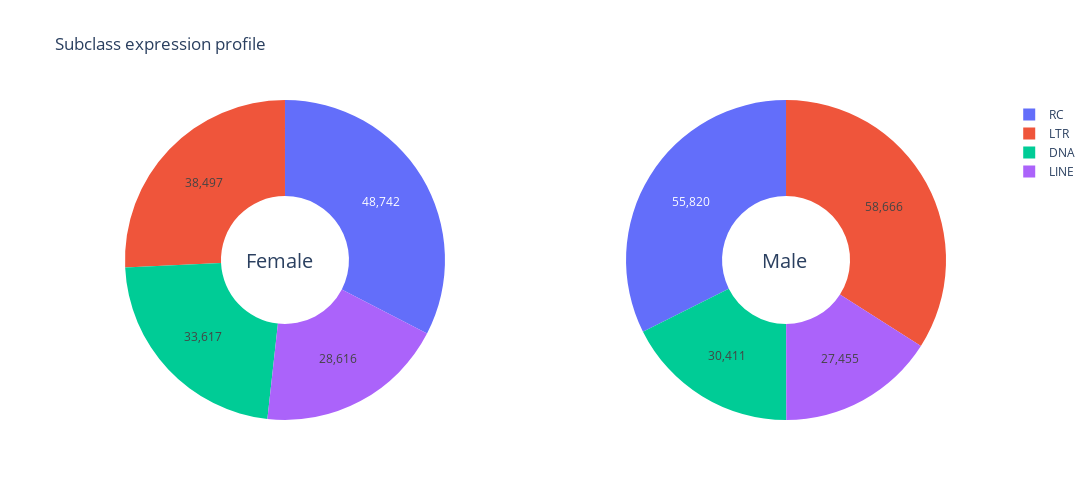

The notebook cell this image was saved under:
### Code cell
plot_TE_expression_profile_by_superfamily(TE_data_table)

### Figure 1 — Plotly figure (JSON) as saved in the notebook; plotly's stock layout.template omitted (floating-point values rounded to 4 significant figures; data arrays with more than 128 entries replaced by an {"elided": "..."} marker saying what was removed)
{"data": [{"domain": {"x": [0, 0.45], "y": [0, 1]}, "hole": 0.4, "hoverinfo": "label+value", "labels": {"elided": "131 str values"}, "name": "Female", "textinfo": "value", "type": "pie", "values": {"elided": "131 int values"}}, {"domain": {"x": [0.55, 1], "y": [0, 1]}, "hole": 0.4, "hoverinfo": "label+value", "labels": {"elided": "131 str values"}, "name": "Male", "textinfo": "value", "type": "pie", "values": {"elided": "131 int values"}}], "layout": {"annotations": [{"font": {"size": 20}, "showarrow": false, "text": "Female", "x": 0.18, "y": 0.5}, {"font": {"size": 20}, "showarrow": false, "text": "Male", "x": 0.8, "y": 0.5}], "height": 500, "title": {"text": "Subclass expression profile"}, "width": 1200}}
